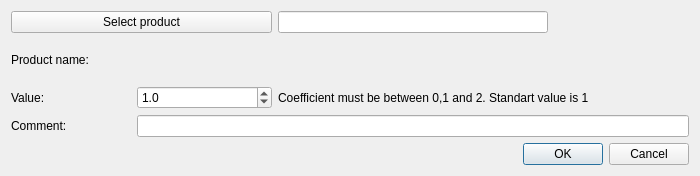
<?xml version="1.0" encoding="UTF-8"?>
<ui version="4.0">
 <class>CreateNetCostCoefficient</class>
 <widget class="QDialog" name="CreateNetCostCoefficient">
  <property name="geometry">
   <rect>
    <x>0</x>
    <y>0</y>
    <width>700</width>
    <height>176</height>
   </rect>
  </property>
  <property name="minimumSize">
   <size>
    <width>150</width>
    <height>0</height>
   </size>
  </property>
  <property name="maximumSize">
   <size>
    <width>16777215</width>
    <height>16777215</height>
   </size>
  </property>
  <property name="windowTitle">
   <string>Create/Update net cost coefficient</string>
  </property>
  <property name="locale">
   <locale language="English" country="UnitedStates"/>
  </property>
  <property name="modal">
   <bool>false</bool>
  </property>
  <layout class="QGridLayout" name="gridLayout">
   <property name="leftMargin">
    <number>11</number>
   </property>
   <property name="topMargin">
    <number>11</number>
   </property>
   <property name="rightMargin">
    <number>11</number>
   </property>
   <property name="bottomMargin">
    <number>11</number>
   </property>
   <item row="1" column="0">
    <widget class="QLabel" name="prNameLb">
     <property name="minimumSize">
      <size>
       <width>120</width>
       <height>0</height>
      </size>
     </property>
     <property name="maximumSize">
      <size>
       <width>50</width>
       <height>16777215</height>
      </size>
     </property>
     <property name="text">
      <string>Product name:</string>
     </property>
    </widget>
   </item>
   <item row="4" column="0" colspan="5">
    <layout class="QHBoxLayout" name="horizontalLayout">
     <item>
      <spacer name="horizontalSpacer">
       <property name="orientation">
        <enum>Qt::Horizontal</enum>
       </property>
       <property name="sizeHint" stdset="0">
        <size>
         <width>40</width>
         <height>20</height>
        </size>
       </property>
      </spacer>
     </item>
     <item>
      <widget class="QPushButton" name="okBtn">
       <property name="text">
        <string>OK</string>
       </property>
      </widget>
     </item>
     <item>
      <widget class="QPushButton" name="cancelBtn">
       <property name="text">
        <string>Cancel</string>
       </property>
      </widget>
     </item>
    </layout>
   </item>
   <item row="2" column="0">
    <widget class="QLabel" name="valueLb">
     <property name="text">
      <string>Value:</string>
     </property>
    </widget>
   </item>
   <item row="0" column="0" colspan="2">
    <widget class="QPushButton" name="productBtn">
     <property name="minimumSize">
      <size>
       <width>200</width>
       <height>0</height>
      </size>
     </property>
     <property name="text">
      <string>Select product</string>
     </property>
    </widget>
   </item>
   <item row="0" column="2" colspan="2">
    <widget class="QLineEdit" name="productEdit">
     <property name="toolTip">
      <string>&lt;html&gt;&lt;head/&gt;&lt;body&gt;&lt;p&gt;Enter client ID&lt;/p&gt;&lt;/body&gt;&lt;/html&gt;</string>
     </property>
     <property name="readOnly">
      <bool>true</bool>
     </property>
    </widget>
   </item>
   <item row="3" column="0">
    <widget class="QLabel" name="label">
     <property name="text">
      <string>Comment:</string>
     </property>
    </widget>
   </item>
   <item row="3" column="1" colspan="4">
    <widget class="QLineEdit" name="commentEdit">
     <property name="maxLength">
      <number>100</number>
     </property>
    </widget>
   </item>
   <item row="2" column="1">
    <widget class="QDoubleSpinBox" name="valueSpBox">
     <property name="decimals">
      <number>1</number>
     </property>
     <property name="minimum">
      <double>0.100000000000000</double>
     </property>
     <property name="maximum">
      <double>2.000000000000000</double>
     </property>
     <property name="singleStep">
      <double>0.100000000000000</double>
     </property>
     <property name="value">
      <double>1.000000000000000</double>
     </property>
    </widget>
   </item>
   <item row="2" column="2" colspan="3">
    <widget class="QLabel" name="label_2">
     <property name="text">
      <string>Coefficient must be between 0,1 and 2. Standart value is 1</string>
     </property>
    </widget>
   </item>
   <item row="1" column="1" colspan="4">
    <widget class="QLabel" name="prNamePh">
     <property name="minimumSize">
      <size>
       <width>100</width>
       <height>0</height>
      </size>
     </property>
     <property name="font">
      <font>
       <family>Times New Roman</family>
       <pointsize>12</pointsize>
       <weight>75</weight>
       <italic>true</italic>
       <bold>true</bold>
      </font>
     </property>
     <property name="text">
      <string/>
     </property>
    </widget>
   </item>
  </layout>
 </widget>
 <tabstops>
  <tabstop>productBtn</tabstop>
  <tabstop>okBtn</tabstop>
  <tabstop>cancelBtn</tabstop>
 </tabstops>
 <resources/>
 <connections/>
</ui>
